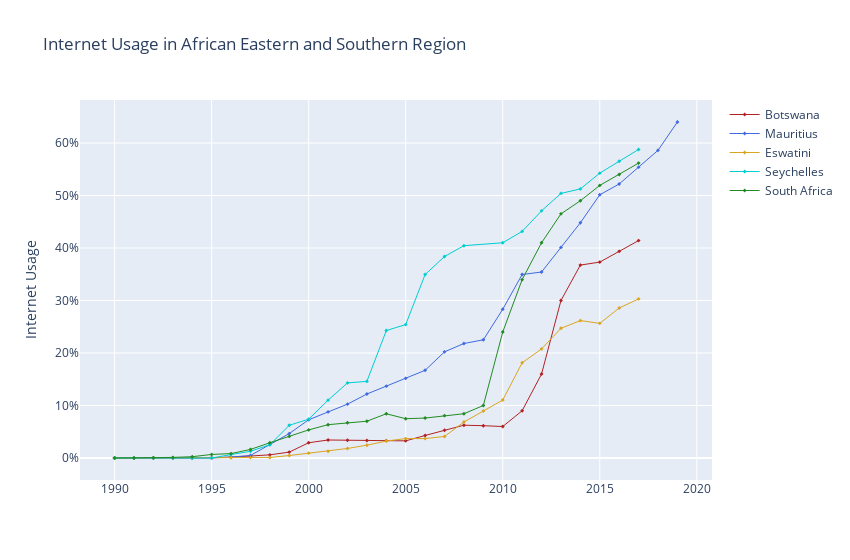

Here is the notebook cell this chart was saved with:
### Markdown cell above
#### 4. Create a visualization for those five regions' internet usage over time.

### Code cell
# list of top 5 Africa Eastern and Southern Region countries with high internet use
lst1 = list(top5_AfricaEastern_andSouthern.entity)
# Filtering table for countries in the list above
five_group1 = all_table[all_table['entity'].isin(lst1)]
# pivot table with countries as variables
five_group1 = five_group1.pivot_table('internet_usage', 'year', 'entity')

# Plotting 
# Function to make a line plot 
def add_region(region, color):
    fig.add_trace(go.Scatter(x=five_group1.index, y=five_group1[region],
                             mode="lines+markers",
                             marker= dict(
                                 symbol="diamond", size=3
                             ),
                            name=region, connectgaps=True,
                            line=dict(color=color, width=1)))
# Use function to make line plot for each country
fig = go.Figure()
add_region('Botswana', 'firebrick')
add_region('Mauritius', 'royalblue')
add_region('Eswatini', 'goldenrod')
add_region('Seychelles', 'darkturquoise')
add_region('South Africa', 'forestgreen')
fig.update_layout(title='Internet Usage in African Eastern and Southern Region', width=850,
                  yaxis_title = 'Internet Usage',
                  yaxis = dict(
                      tickvals = [0, 10, 20, 30, 40, 50, 60],
                      ticktext = ['0%', '10%', '20%', '30%', '40%', '50%', '60%']
                  )
                  )

### Figure 1 — Plotly figure (JSON) as saved in the notebook; plotly's stock layout.template omitted (floating-point values rounded to 4 significant figures)
{"data": [{"connectgaps": true, "line": {"color": "firebrick", "width": 1}, "marker": {"size": 3, "symbol": "diamond"}, "mode": "lines+markers", "name": "Botswana", "type": "scatter", "x": [1990, 1991, 1992, 1993, 1994, 1995, 1996, 1997, 1998, 1999, 2000, 2001, 2002, 2003, 2004, 2005, 2006, 2007, 2008, 2009, 2010, 2011, 2012, 2013, 2014, 2015, 2016, 2017, 2018, 2019], "y": [0, 0, 0, 0, 0, 0.06452, 0.1575, 0.3077, 0.6024, 1.122, 2.903, 3.431, 3.386, 3.345, 3.305, 3.263, 4.29, 5.28, 6.25, 6.15, 6, 9, 16, 30, 36.74, 37.31, 39.36, 41.41, null, null]}, {"connectgaps": true, "line": {"color": "royalblue", "width": 1}, "marker": {"size": 3, "symbol": "diamond"}, "mode": "lines+markers", "name": "Mauritius", "type": "scatter", "x": [1990, 1991, 1992, 1993, 1994, 1995, 1996, 1997, 1998, 1999, 2000, 2001, 2002, 2003, 2004, 2005, 2006, 2007, 2008, 2009, 2010, 2011, 2012, 2013, 2014, 2015, 2016, 2017, 2018, 2019], "y": [0, 0, 0, 0, 0, 0, 0.1838, 0.4756, 2.565, 4.652, 7.282, 8.781, 10.25, 12.19, 13.69, 15.17, 16.7, 20.22, 21.81, 22.51, 28.33, 34.95, 35.42, 40.12, 44.8, 50.14, 52.19, 55.4, 58.6, 64.0]}, {"connectgaps": true, "line": {"color": "goldenrod", "width": 1}, "marker": {"size": 3, "symbol": "diamond"}, "mode": "lines+markers", "name": "Eswatini", "type": "scatter", "x": [1990, 1991, 1992, 1993, 1994, 1995, 1996, 1997, 1998, 1999, 2000, 2001, 2002, 2003, 2004, 2005, 2006, 2007, 2008, 2009, 2010, 2011, 2012, 2013, 2014, 2015, 2016, 2017, 2018, 2019], "y": [0, 0, 0, 0, 0, 0.001032, 0.0504, 0.08855, 0.0961, 0.4707, 0.9262, 1.282, 1.816, 2.437, 3.229, 3.697, 3.697, 4.1, 6.85, 8.94, 11.04, 18.13, 20.78, 24.7, 26.18, 25.64, 28.57, 30.3, null, null]}, {"connectgaps": true, "line": {"color": "darkturquoise", "width": 1}, "marker": {"size": 3, "symbol": "diamond"}, "mode": "lines+markers", "name": "Seychelles", "type": "scatter", "x": [1990, 1991, 1992, 1993, 1994, 1995, 1996, 1997, 1998, 1999, 2000, 2001, 2002, 2003, 2004, 2005, 2006, 2007, 2008, 2009, 2010, 2011, 2012, 2013, 2014, 2015, 2016, 2017, 2018, 2019], "y": [0, 0, 0, 0, 0, 0, 0.6515, 1.283, 2.526, 6.229, 7.396, 11.02, 14.3, 14.59, 24.27, 25.41, 34.95, 38.38, 40.44, null, 41, 43.16, 47.08, 50.4, 51.25, 54.26, 56.51, 58.77, null, null]}, {"connectgaps": true, "line": {"color": "forestgreen", "width": 1}, "marker": {"size": 3, "symbol": "diamond"}, "mode": "lines+markers", "name": "South Africa", "type": "scatter", "x": [1990, 1991, 1992, 1993, 1994, 1995, 1996, 1997, 1998, 1999, 2000, 2001, 2002, 2003, 2004, 2005, 2006, 2007, 2008, 2009, 2010, 2011, 2012, 2013, 2014, 2015, 2016, 2017, 2018, 2019], "y": [0, 0.01328, 0.03887, 0.1137, 0.2469, 0.6767, 0.8419, 1.632, 2.906, 4.116, 5.349, 6.347, 6.71, 7.008, 8.425, 7.489, 7.607, 8.065, 8.43, 10, 24, 33.97, 41, 46.5, 49, 51.92, 54, 56.17, null, null]}], "layout": {"title": {"text": "Internet Usage in African Eastern and Southern Region"}, "width": 850, "yaxis": {"ticktext": ["0%", "10%", "20%", "30%", "40%", "50%", "60%"], "tickvals": [0, 10, 20, 30, 40, 50, 60], "title": {"text": "Internet Usage"}}}}
